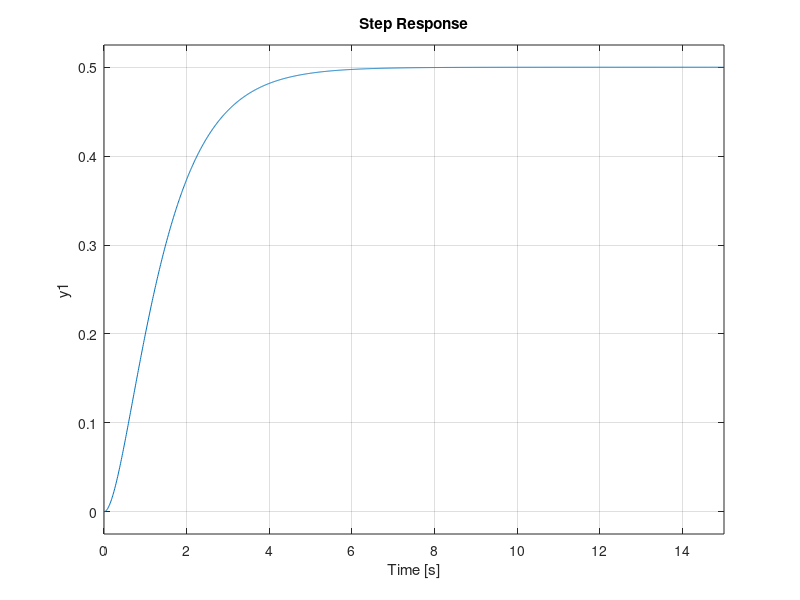

Recreate this plot in MATLAB. (Note: this script raises an error after producing the figure.)
%% Introduction to PID Control
% *The proportional-integral-derivative controller, one term at a time.*
%
% Ogata, _Modern Control Engineering_, Ch. 8.
%
% In this tutorial you will:
%
% * see what each of the *P*, *I*, and *D* terms does on its own,
% * combine them and watch steady-state error and overshoot improve, and
% * build PID controllers as transfer functions with |tf| and |feedback|.
%
% Step through with *Ctrl+Enter*, or render a report with |publish|.
%
% A PID controller computes its actuating signal from the error
% $e(t)=r(t)-y(t)$ as a weighted sum of proportional, integral, and
% derivative terms:
%
% $u(t) = K_p e(t) + K_i\int_0^t e(\tau)\,d\tau + K_d\frac{de(t)}{dt}$
%
% with transfer function (often written with $K_i=K_p/T_i$,
% $K_d=K_pT_d$):
%
% $G_c(s) = K_p\left(1+\frac{1}{T_i s}+T_d s\right)$
%
% where $T_i$ is the *integral (reset) time* and $T_d$ the *derivative
% (rate) time*.

%% Plant Used Throughout This File
% $G(s) = \frac{1}{(s+1)(s+2)}$, unity feedback, step reference.
G = tf(1,conv([1 1],[1 2]));
t = 0:0.01:15;

%% Before: The Uncontrolled Plant
% Start from the bare plant's open-loop step response (no controller). It
% is sluggish and -- being type-0 -- settles well short of the reference,
% leaving a large steady-state error. Each PID term below attacks a
% different deficiency of this baseline.
figure
step(G,t)
hold on
yline(1,'k--')
hold off
legend('Open-loop plant $G$','Reference','Interpreter','latex','FontSize',12)
title('Before: Uncontrolled Plant Step Response','Interpreter','latex','FontSize',17)
ylabel('$y(t)$','Interpreter','latex','FontSize',20)
set(get(gca, 'YLabel'), 'Rotation', 0)
xlabel('$t$','Interpreter','latex','FontSize',20)

%% Proportional (P) Control
% $G_c(s)=K_p$. Increasing $K_p$ speeds the response and reduces (but
% does not eliminate) steady-state error for a type-0 plant, at the cost
% of increased overshoot.
Kps = [2 5 15];
figure
hold on
for Kp = Kps
    T = feedback(Kp*G,1);
    [y,tt] = step(T,t);
    plot(tt,y,'DisplayName',sprintf('K_p=%d',Kp))
end
yline(1,'k--','HandleVisibility','off')
hold off
legend('Interpreter','latex','FontSize',12)
title('Proportional Control: Effect of $K_p$','Interpreter','latex','FontSize',20)
ylabel('$y(t)$','Interpreter','latex','FontSize',20)
set(get(gca, 'YLabel'), 'Rotation', 0)
xlabel('$t$','Interpreter','latex','FontSize',20)

Kp_demo = 5;
T_p = feedback(Kp_demo*G,1);
ess_p = 1 - dcgain(T_p);
fprintf('P control (Kp=%d): steady-state error = %.4f\n', Kp_demo, ess_p)

%% Proportional-Integral (PI) Control
% $G_c(s)=K_p\left(1+\frac{1}{T_is}\right)$. The integral term adds a
% pole at the origin, making the loop type-1 and driving steady-state
% step error to zero, at the cost of a slower response and reduced phase
% margin (more oscillatory) compared to P alone.
Kp_pi = 5; Ti = 2;
Gc_pi = tf(Kp_pi*[1 1/Ti],[1 0]);
T_pi = feedback(Gc_pi*G,1);
ess_pi = 1 - dcgain(T_pi);
fprintf('PI control: steady-state error = %.6f (should be ~0)\n', ess_pi)

figure
hold on
step(T_p,t)
step(T_pi,t)
hold off
legend('P only','PI','Interpreter','latex','FontSize',14)
title('P vs. PI Control','Interpreter','latex','FontSize',20)
ylabel('$y(t)$','Interpreter','latex','FontSize',20)
set(get(gca, 'YLabel'), 'Rotation', 0)
xlabel('$t$','Interpreter','latex','FontSize',20)

%% Proportional-Derivative (PD) Control
% $G_c(s)=K_p(1+T_ds)$. The derivative term adds phase lead, improving
% damping/reducing overshoot and speeding settling, but does not affect
% steady-state error and amplifies high-frequency measurement noise.
Kp_pd = 5; Td = 0.3;
Gc_pd = tf(Kp_pd*[Td 1],1);
T_pd = feedback(Gc_pd*G,1);

figure
hold on
step(T_p,t)
step(T_pd,t)
hold off
legend('P only','PD','Interpreter','latex','FontSize',14)
title('P vs. PD Control','Interpreter','latex','FontSize',20)
ylabel('$y(t)$','Interpreter','latex','FontSize',20)
set(get(gca, 'YLabel'), 'Rotation', 0)
xlabel('$t$','Interpreter','latex','FontSize',20)

%% Full PID Control
% Combining all three terms gives zero steady-state error (from the
% integral action) together with good transient response (from the
% derivative action).
Kp = 5; Ti = 2; Td = 0.3;
% Gc(s) = Kp*(Td*s + 1 + 1/(Ti*s)) = Kp*(Td*s^2 + s + 1/Ti)/s
Gc_pid = tf(Kp*[Td 1 1/Ti],[1 0]);
T_pid = feedback(Gc_pid*G,1);
ess_pid = 1 - dcgain(T_pid);
fprintf('PID control: steady-state error = %.6f\n', ess_pid)

figure
hold on
step(T_p,t)
step(T_pi,t)
step(T_pd,t)
step(T_pid,t)
step(G,t)
yline(1,'k:','HandleVisibility','off')
hold off
legend('P','PI','PD','PID','Before (open-loop)','Interpreter','latex','FontSize',13)
title('After: P, PI, PD, PID vs. the Uncontrolled Baseline','Interpreter','latex','FontSize',16)
ylabel('$y(t)$','Interpreter','latex','FontSize',20)
set(get(gca, 'YLabel'), 'Rotation', 0)
xlabel('$t$','Interpreter','latex','FontSize',20)

%% Try it yourself
% * Zero out the integral term (|Ti = inf| in the PID) and watch the
%   steady-state error return -- integral action is what removes it.
% * Push |Td| up and notice the overshoot fall but the response get twitchier
%   (derivative amplifies fast changes, including noise).
